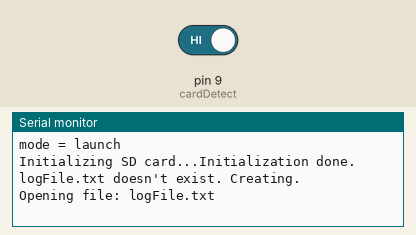
This sketch was run on a simulated Arduino Uno, built with avr-gcc and run on an emulated ATmega328P. Shown: the last lines printed to the serial monitor. The test bench sets the inputs (shaded band); at power-on: pin 9 (cardDetect) HIGH. Storage starts empty.

Above: at 1.2 s.
1.3 s: pin 9 (cardDetect) driven LOW
At 1.9 s:
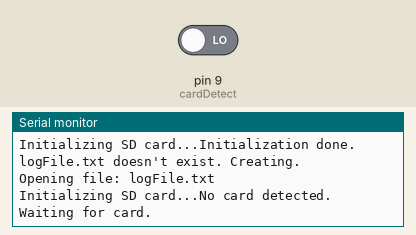
2.8 s: pin 9 (cardDetect) driven HIGH
At 4.0 s:
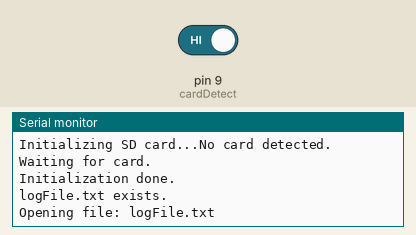

The sketch:

launchDay.ino
```cpp
/*
ASU Eclipse Ballooning Project Launch Code for August 2017 Total Solar Eclipse


Last known compilation stats : (date) *last additions
Sketch uses 0 bytes (0%) of program storage space. Maximum is X bytes.
Global variables use 0 bytes (0%) of dynamic memory, leaving X bytes for local variables. Maximum is X bytes.


**visually friendly GPS header difinition:
(GPS data is logged by cropping the GPGGA tag off of the GPS sentence and logging)
*credit - http://www.gpsinformation.org/dale/nmea.htm#GGA
GGA - essential fix data which provide 3D location and accuracy data.
$GPGGA,123519,4807.038,N,01131.000,E,1,08,0.9,545.4,M,46.9,M,,*47
Where:
     GGA          Global Positioning System Fix Data
     123519       Fix taken at 12:35:19 UTC
     4807.038,N   Latitude 48 deg 07.038' N
     01131.000,E  Longitude 11 deg 31.000' E
     1            Fix quality: 0 = invalid
                               1 = GPS fix (SPS)
                               2 = DGPS fix
                               3 = PPS fix
            			       4 = Real Time Kinematic
            			       5 = Float RTK
                               6 = estimated (dead reckoning) (2.3 feature)
            			       7 = Manual input mode
            			       8 = Simulation mode
     08           Number of satellites being tracked
     0.9          Horizontal dilution of position
     545.4,M      Altitude, Meters, above mean sea level
     46.9,M       Height of geoid (mean sea level) above WGS84
                      ellipsoid
     (empty field) time in seconds since last DGPS update
     (empty field) DGPS station ID number
     *47          the checksum data, always begins with *


*/


////////////////////////////////////////////////////////////////////////////////
//               Start of including headers
////////////////////////////////////////////////////////////////////////////////


#include <Wire.h>               //I2C class
#include <SPI.h>                //SPI class
#include <SD.h>                 //sd card file access class


////////////////////////////////////////////////////////////////////////////////
//                End of including headers
////////////////////////////////////////////////////////////////////////////////


////////////////////////////////////////////////////////////////////////////////
//                Declare globals
////////////////////////////////////////////////////////////////////////////////

char delim;  //the seperator that will be printed to seperate all values.


//determines how printing is handled for launch debug and graphing contexts
enum configuration { launch, debug, plot };
const configuration mode = launch;


//uSD globals
File logFile;
char fileName[] = "logFile.txt"; // SD library only supports up to 8.3 names
const uint8_t chipSelect = 8;
const uint8_t cardDetect = 9;
bool alreadyBegan = false;  // SD.begin() misbehaves if not first call
//end uSD globals


////////////////////////////////////////////////////////////////////////////////
//             End of global variables
////////////////////////////////////////////////////////////////////////////////


////////////////////////////////////////////////////////////////////////////////
//                          Start of setup
////////////////////////////////////////////////////////////////////////////////
void setup() {
    Serial.begin(9600);
    while (!Serial);  // Wait for serial port to connect (ATmega32U4 type PCBAs)


    Serial.print(F("mode = "));
    if(mode == launch)  Serial.println(F("launch"));
    else if(mode == debug)  Serial.println(F("debug"));
    else if(mode == plot)   Serial.println(F("plot"));

    //set delimiter type
    if(mode == plot) delim = '\t';
    else delim = ',';

    //uSd Card
    pinMode(cardDetect, INPUT);
    if(mode == launch) initializeCard();
    //end uSd Card


    /*
    header definitions:
    millis:        = a millis timestamp showing how many milliseconds the current program has been running
    */
    String header = "millis\n";
    if(mode  == debug) Serial.print(header);
    else if(mode == launch) lineLogger(header);
}//end of setup

////////////////////////////////////////////////////////////////////////////////
//                          End of setup
////////////////////////////////////////////////////////////////////////////////


////////////////////////////////////////////////////////////////////////////////
//                          Start of loop
////////////////////////////////////////////////////////////////////////////////
void loop() {
    //SD card detection/reinitialization
    if(mode == launch){
        if (!digitalRead(cardDetect)){
            initializeCard();
        }
    }
    //end SD card detection/reinitialization


    String logLine = "";        //create a sentence string for logging


    //put sensors here.


    if(mode != plot){
        logLine += millis();    // timestamp
    }


    logLine += '\n';    // last character should be a newline


    if(mode == debug) Serial.print(logLine);
    else if(mode == plot) Serial.print(logLine);
    else if(mode == launch) lineLogger(logLine);

    delay(150);     //for sanity
}// end of loop

////////////////////////////////////////////////////////////////////////////////
//                     End of loop
////////////////////////////////////////////////////////////////////////////////


////////////////////////////////////////////////////////////////////////////////
//                     Start of function definitions
////////////////////////////////////////////////////////////////////////////////


//Do everything from detecting card through opening the demo file
void initializeCard(void){
    Serial.print(F("Initializing SD card..."));

    // Is there even a card?
    if (!digitalRead(cardDetect)){
        Serial.println(F("No card detected. Waiting for card."));
        while (!digitalRead(cardDetect));
        delay(250); // 'Debounce insertion'
    }

    // Card seems to exist.  begin() returns failure
    // even if it worked if it's not the first call.
    if (!SD.begin(chipSelect) && !alreadyBegan){  // begin uses half-speed...
        Serial.println(F("Initialization failed!"));
        initializeCard(); // Possible infinite retry loop is as valid as anything
    }
    else{
        alreadyBegan = true;
    }
    Serial.println(F("Initialization done."));

    Serial.print(fileName);
    if (SD.exists(fileName)){
        Serial.println(F(" exists."));
    }
    else{
        Serial.println(F(" doesn't exist. Creating."));
    }

    Serial.print(F("Opening file: "));
    Serial.println(fileName);
}


// Write the buffer to the log file. If we are possibly in the EOF state, verify
// that to make sure the command isn't written to the file.
void lineLogger(String line){
    logFile = SD.open(fileName, FILE_WRITE);
    if (logFile){
        logFile.write(line.c_str(), line.length());
        logFile.flush();
        logFile.close();
    }
}


////////////////////////////////////////////////////////////////////////////////
//                     End of function definitions
////////////////////////////////////////////////////////////////////////////////
```

Measured:
- after the input at 1.3 s, the serial monitor: prints a new line after 0.06 s (image 1)
- after the input at 2.8 s, the serial monitor: prints a new line after 0.27 s (image 2)
